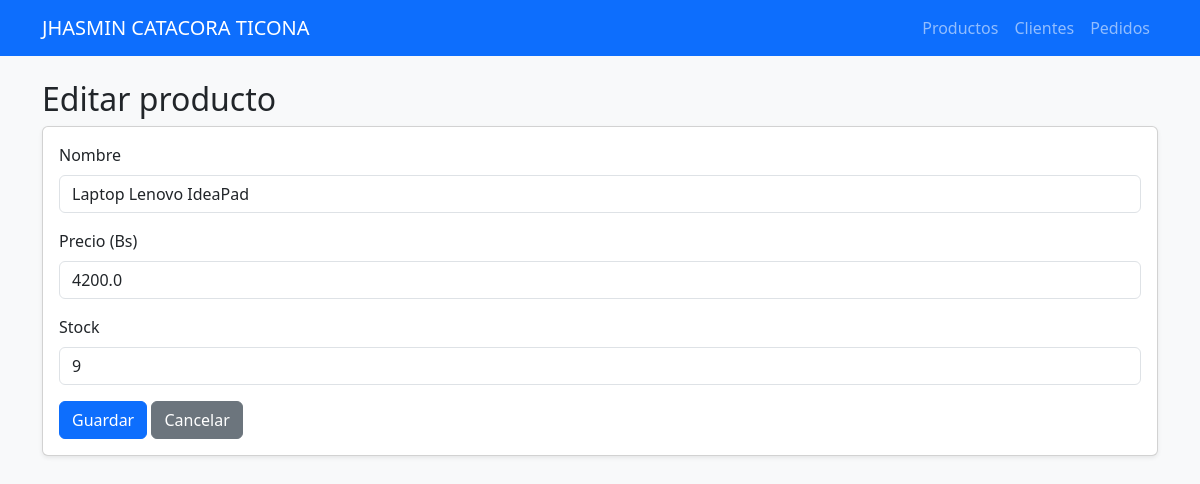
The page /productos/1/editar on the database its author committed.
### app/models.py (models this page shows, shortened)
class Producto(db.Model):
    __tablename__ = "productos"
    id = db.Column(db.Integer, primary_key=True)
    nombre = db.Column(db.String(100), nullable=False)
    precio = db.Column(db.Float, nullable=False)
    stock = db.Column(db.Integer, nullable=False, default=0)
    pedidos = db.relationship("Pedido", backref="producto", lazy=True, cascade="all, delete-orphan")

### app/productos/routes.py (the view, shortened to what this page needs)
@bp_productos.route("/<int:id>/editar", methods=["GET", "POST"])
def editar(id):
    producto = Producto.query.get_or_404(id)
    return render_template("productos/form.html", producto=producto)

### app/templates/productos/form.html (shortened to what this page needs)
{% extends "base.html" %}
{% block content %}
<h2>{{ 'Editar' if producto else 'Nuevo' }} producto</h2>
<form method="post" class="card card-body shadow-sm">
  <div class="mb-3">
    <label class="form-label">Nombre</label>
    <input type="text" name="nombre" class="form-control" required value="{{ producto.nombre if producto else '' }}">
  </div>
  <div class="mb-3">
    <label class="form-label">Precio (Bs)</label>
    <input type="number" step="0.01" min="0" name="precio" class="form-control" required value="{{ producto.precio if producto else '' }}">
  </div>
  <div class="mb-3">
    <label class="form-label">Stock</label>
    <input type="number" min="0" name="stock" class="form-control" required value="{{ producto.stock if producto else '' }}">
  </div>
  <div>
    <button class="btn btn-primary">Guardar</button>
    <a href="{{ url_for('productos.lista') }}" class="btn btn-secondary">Cancelar</a>
  </div>
</form>
{% endblock %}

### rows shown on the page
Producto: nombre "Laptop Lenovo IdeaPad", precio "4200.0", stock "9"

### other values the page prints
{{ 'Editar' if producto else 'Nuevo' }} "Editar"
